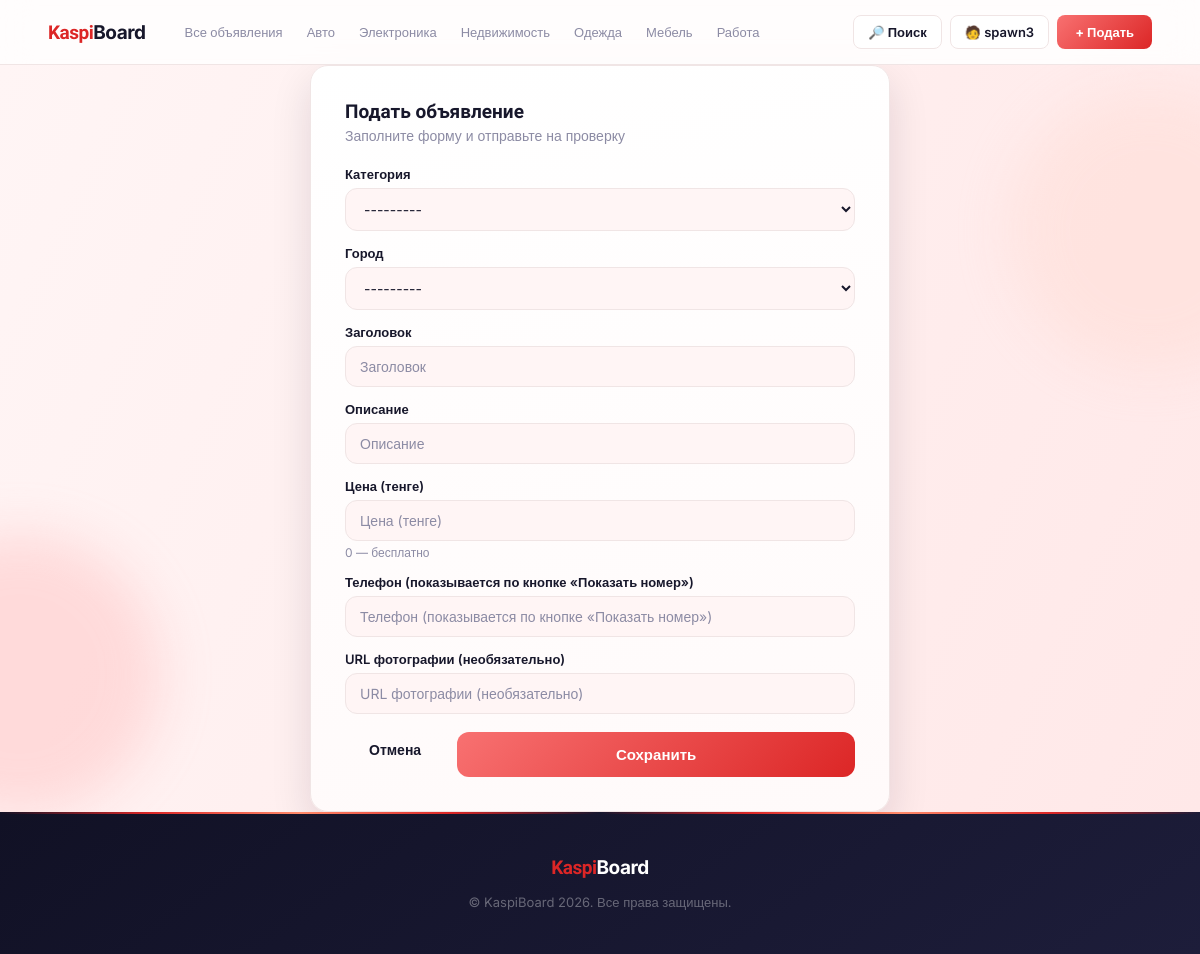
The page /ads/new/ (signed in) on the database its author committed.
### core_app/models.py (models this page shows, shortened)
class Category(models.Model):
    name = models.CharField('Название категории', max_length=100)
    slug = models.SlugField('Слаг', max_length=100, unique=True, null=True, blank=True)
    def __str__(self):
        return self.name

class City(models.Model):
    name = models.CharField('Город', max_length=100)
    def __str__(self):
        return self.name

### core_app/views.py (the view)
# urls.py: path('ads/new/', views.ad_create_view, name='ad_create'),
@login_required
def ad_create_view(request):
    if request.method == 'POST':
        form = AdForm(request.POST)
        if form.is_valid():
            ad = form.save(commit=False)
            ad.author = request.user
            ad.is_moderated = False
            ad.save()
            messages.success(request, 'Объявление отправлено на проверку.')
            return redirect('profile_page')
    else:
        form = AdForm()
    return render(request, 'ad-form.html', {'form': form})

### core_app/forms.py
class AdForm(forms.ModelForm):
    class Meta:
        model = Ad
        fields = ['category', 'city', 'title', 'description', 'price', 'contact_phone', 'image_url']
        widgets = {
            'description': forms.Textarea(attrs={'rows': 4}),
        }
        labels = {
            'contact_phone': 'Телефон (показывается по кнопке «Показать номер»)',
            'image_url': 'URL фотографии (необязательно)',
        }

### core_app/context_processors.py (called while the page is built)
def categories_processor(request):
    return {
        'categories': Category.objects.all()
    }

### core_app/templates/ad-form.html (shortened to what this page needs)
{% extends 'base.html' %}
{% block content %}
<section class="ad-form-section">
    <div class="container">
        <div class="ad-form-card">
            <h2>{% if form.instance.pk %}Редактировать объявление{% else %}Подать объявление{% endif %}</h2>
            <p class="sub">{% if form.instance.pk %}Измените данные{% else %}Заполните форму и отправьте на проверку{% endif %}</p>
            <form method="post" novalidate>
                {% for field in form %}
                <div class="form-group">
                    <label class="form-label">{{ field.label }}</label>
                    {% if field.field.widget.input_type == 'select' %}
                        <select name="{{ field.html_name }}" class="form-input">
                            {% for val, label in field.field.choices %}
                                <option value="{{ val }}" {% if field.value|stringformat:"s" == val|stringformat:"s" %}selected{% endif %}>{{ label }}</option>
                            {% endfor %}
                        </select>
                    {% elif field.field.widget.input_type == 'textarea' %}
                        <textarea name="{{ field.html_name }}" class="form-input" rows="5" placeholder="{{ field.label }}">{{ field.value|default:'' }}</textarea>
                    {% else %}
                        <input type="{{ field.field.widget.input_type }}" name="{{ field.html_name }}" class="form-input" value="{{ field.value|default:'' }}" placeholder="{{ field.label }}">
                    {% endif %}
                    {% if field.help_text %}<p class="form-help">{{ field.help_text }}</p>{% endif %}
                </div>
                {% endfor %}
                <div style="display:flex;gap:12px;justify-content:flex-end;margin-top:8px;">
                    <a href="{% url 'profile_page' %}" style="padding:13px 24px;background:var(--secondary);color:var(--dark);border-radius:10px;font-weight:600;font-size:14px;">Отмена</a>
                    <button type="submit" class="btn-submit">Сохранить</button>
                </div>
            </form>
        </div>
    </div>
</section>
{% endblock %}

### core_app/templates/base.html (shortened to what this page needs)
{% load static %}
<!DOCTYPE html>
<html lang="ru">
<head>
    <link rel="stylesheet" href="{% static 'css/style.css' %}">
</head>
<body class="site-body">
<header class="header">
    <div class="header-inner">
        <a href="{% url 'home_page' %}" class="logo-text">Kaspi<span>Board</span></a>
        <nav class="header-nav">
            <a href="{% url 'all_ads_page' %}" {% if request.resolver_match.url_name == 'all_ads_page' %}class="active-cat"{% endif %}>Все объявления</a>
            {% for category in categories %}
            <a href="{% url 'ads_by_category' pk=category.pk %}" {% if request.resolver_match.url_name == 'ads_by_category' and request.resolver_match.kwargs.pk == category.pk %}class="active-cat"{% endif %}>{{ category.name }}</a>
            {% endfor %}
        </nav>
        <div class="header-actions">
            <a href="{% url 'search_page' %}" class="btn-hg">🔎 Поиск</a>
            {% if user.is_authenticated %}
                <a href="{% url 'profile_page' %}" class="btn-hg">🧑 {{ user.username }}</a>
                <a href="{% url 'ad_create' %}" class="btn-hp">+ Подать</a>
            {% else %}
                <a href="{% url 'login_page' %}" class="btn-hg">Войти</a>
                <a href="{% url 'ad_create' %}" class="btn-hp">+ Подать</a>
            {% endif %}
        </div>
    </div>
</header>
<main class="site-main">
    {% block content %}{% endblock %}
</main>
<footer class="footer">
    <div>
        <a href="{% url 'home_page' %}" class="logo-text">Kaspi<span>Board</span></a>
        <p>&copy; KaspiBoard 2026. Все права защищены.</p>
    </div>
</footer>
</body>
</html>

### rows shown on the page
Category: name "Авто", category "---------"
Category: name "Электроника"
Category: name "Недвижимость"
Category: name "Одежда"
Category: name "Мебель"
Category: name "Работа"
City: city "---------"

### other values the page prints
{{ user.username }} "spawn3"
{{ field.label }} "Категория" "Город" "Заголовок" "Описание" "Цена (тенге)" "Телефон (показывается по кнопке «Показать номер»)" "URL фотографии (необязательно)"
{{ field.help_text }} "0 — бесплатно"
